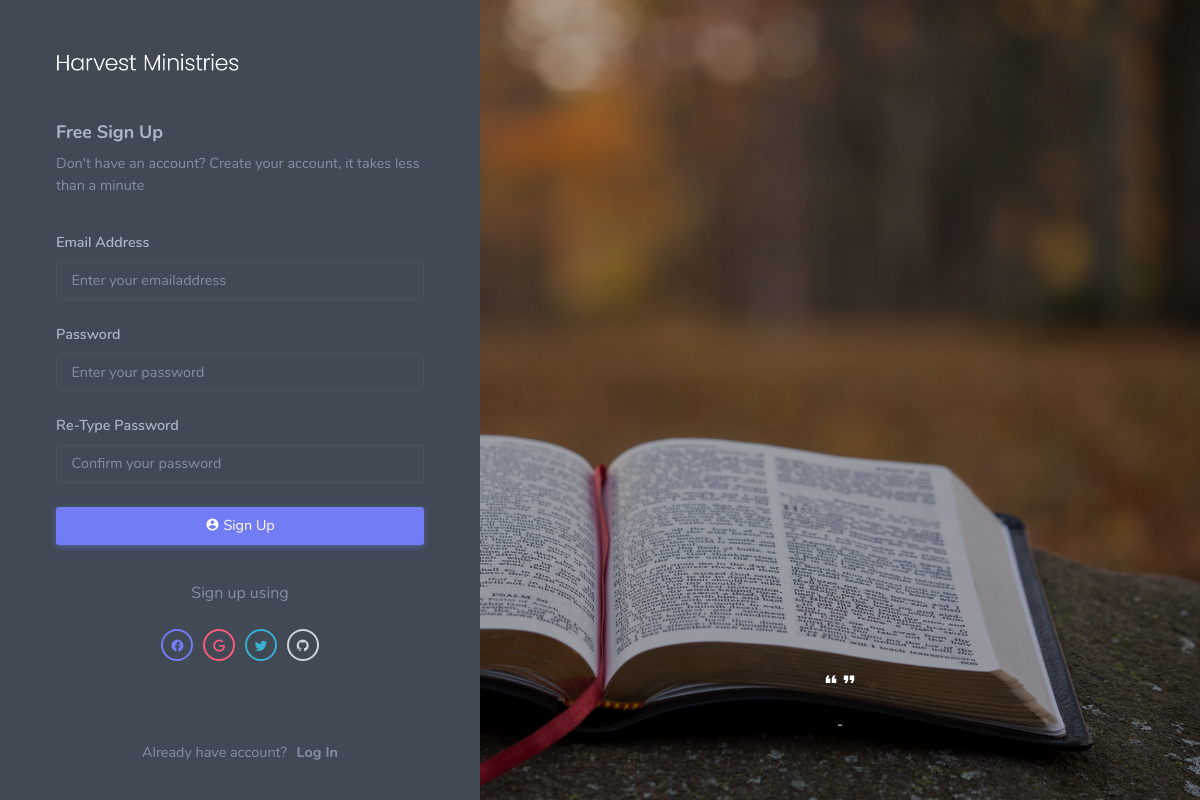
The page /accounts/register/ on the database as committed earlier.
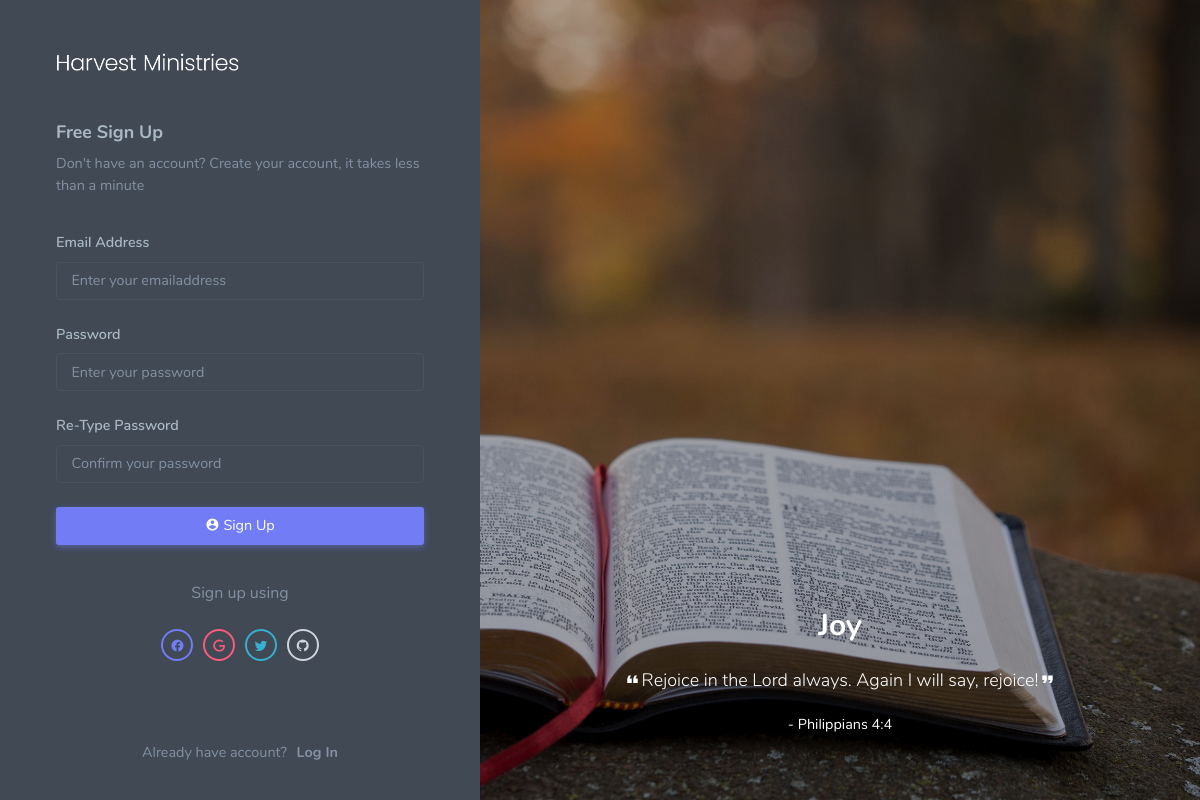
The same page on the database as committed later.
### accounts/models.py (models this page shows, shortened)
class quote(models.Model):
    title = models.CharField(max_length=50,null=True,blank=True)
    content = models.CharField(max_length=200,null=True,blank=True)
    verse = models.CharField(max_length=50,null=True,blank=True)

### accounts/views.py (the view, shortened to what this page needs)
# urls.py: url(r"^accounts/register/$",views.register, name="register"),
def register(request):
    context={}
    allqoutes = quote.objects.all()
    quotetotal = len(allqoutes)
    if quotetotal>0:
        randomnuber = random.randint(1,quotetotal)
        thequote = quote.objects.get(id=randomnuber)
        context["thequote"] = thequote
    else:
        pass
    return render(request,'register.html',context)

### accounts/templates/register.html (shortened to what this page needs)
<!DOCTYPE html>
<html lang="en">
    <head>
        <link href="/static/assets/css/icons.min.css" rel="stylesheet" type="text/css" />
        <link href="/static/assets/css/app.min.css" rel="stylesheet" type="text/css" id="light-style" />
        <link href="/static/assets/css/app-dark.min.css" rel="stylesheet" type="text/css" id="dark-style" />
    </head>
    <body class="authentication-bg pb-0" data-layout-config='{"darkMode":false}'>
        <div class="auth-fluid">
            <div class="auth-fluid-form-box">
                <div class="align-items-center d-flex h-100">
                    <div class="card-body">
                        <div class="auth-brand text-center text-lg-start">
                            <a href="{% url 'home' %}" class="logo-light">
                                <span><img src="/static/assets/images/logo.png" alt="" height="28"></span>
                            </a>
                        </div>
                        <h4 class="mt-0">Free Sign Up</h4>
                        <p class="text-muted mb-4">Don't have an account? Create your account, it takes less than a minute</p>
                        <form action="" method="POST">
                            <div class="mb-3">
                                <label for="email" class="form-label">Email Address</label>
                                <input class="form-control" type="email" id="email" name="email" placeholder="Enter your emailaddress" required>
                            </div>
                            <div class="mb-3">
                                <label for="password" class="form-label">Password</label>
                                <input class="form-control" type="password" id="password" name="password1" required placeholder="Enter your password">
                            </div>
                            <div class="mb-3">
                                <label for="cpassword" class="form-label">Re-Type Password</label>
                                <input class="form-control" type="password" required id="cpassword" name="password2" placeholder="Confirm your password">
                            </div>
                            <div class="mb-0 d-grid text-center">
                                <button class="btn btn-primary" type="submit"><i class="mdi mdi-account-circle"></i> Sign Up </button>
                            </div>
                            <div class="text-center mt-4">
                                <p class="text-muted font-16">Sign up using</p>
                                <ul class="social-list list-inline mt-3">
                                    <li class="list-inline-item">
                                        <a href="javascript: void(0);" class="social-list-item border-primary text-primary"><i class="mdi mdi-facebook"></i></a>
                                    </li>
                                    <li class="list-inline-item">
                                        <a href="javascript: void(0);" class="social-list-item border-danger text-danger"><i class="mdi mdi-google"></i></a>
                                    </li>
                                    <li class="list-inline-item">
                                        <a href="javascript: void(0);" class="social-list-item border-info text-info"><i class="mdi mdi-twitter"></i></a>
                                    </li>
                                    <li class="list-inline-item">
                                        <a href="javascript: void(0);" class="social-list-item border-secondary text-secondary"><i class="mdi mdi-github"></i></a>
                                    </li>
                                </ul>
                            </div>
                        </form>
                        <footer class="footer footer-alt">
                            <p class="text-muted">Already have account? <a href="{% url 'login' %}" class="text-muted ms-1"><b>Log In</b></a></p>
                        </footer>
                    </div>
                </div>
            </div>
            <div class="auth-fluid-right text-center">
                <div class="auth-user-testimonial">
                    <h2 class="mb-3">{{thequote.title}}</h2>
                    <p class="lead"><i class="mdi mdi-format-quote-open"></i>{{thequote.content}}<i class="mdi mdi-format-quote-close"></i>
                    </p>
                    <p>
                        - {{thequote.verse}}
                    </p>
                </div>
            </div>
        </div>
    </body>
</html>

Rows that differ between the two databases and show on the page:
added quote: title "Joy", content "Rejoice in the Lord always. Again I will say, rejoice!", verse "Philippians 4:4"
